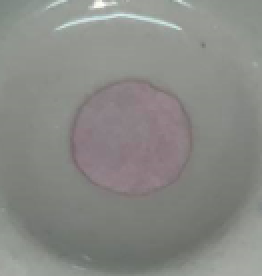
#> input picture 100ppm.PNG, 131 x 138 px, found by its file name (shown 2 times larger)
$ python imagesegment.py
#> lines starting #> are read from the running program, lines starting #| are printed output that depends on the picture
from sklearn.datasets import load_sample_images
from matplotlib import pyplot as plt
from matplotlib.pyplot import imread
import cv2
path = "100ppm.png"
original = imread(path)
#> original is the input picture: shape (138, 131, 4) float32; mean R, G, B, A 0.536, 0.538, 0.523, 1
plt.imshow(original)
# plt.show()

segmented = cv2.cvtColor(original,cv2.COLOR_BGR2HSV)
#> segmented: shape (138, 131, 3) float32; mean H, S, V 165.3, 0, 0.5

_, mask = cv2.threshold(segmented, thresh=10, maxval=255, type=cv2.THRESH_BINARY)
#> mask: shape (138, 131, 3) float32; mean H, S, V 254.9, 0, 0

plt.imshow(mask)
plt.show()
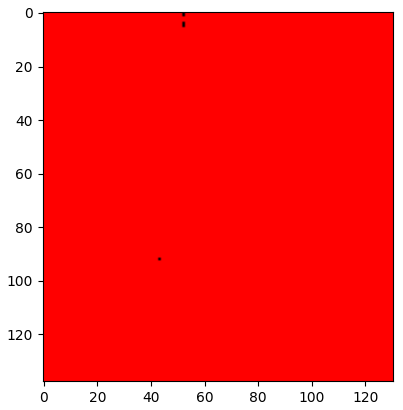
#> figure drawn by matplotlib, 1 panel

$ run again, with 50ppm1.PNG copied over 100ppm.PNG
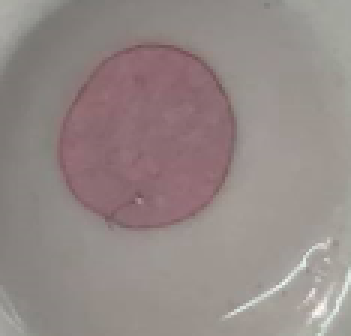
#> input picture 50ppm1.PNG, 117 x 112 px, found by its file name (shown 3 times larger)
#> original is the input picture: shape (112, 117, 4) float32; mean R, G, B, A 0.581, 0.537, 0.528, 1
#> segmented: shape (112, 117, 3) float32; mean H, S, V 218.8, 0.1, 0.6
#> mask: shape (112, 117, 3) float32; mean H, S, V 255, 0, 0
#> `plt.show()`:
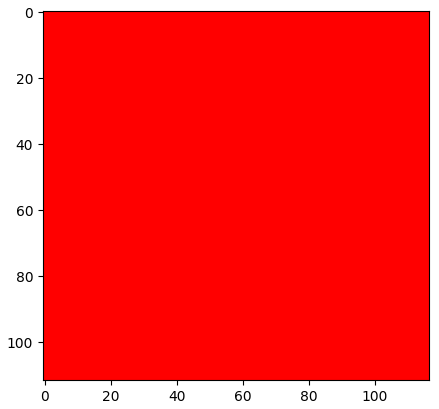
#> figure drawn by matplotlib, 1 panel

$ run again, with 50ppm2.PNG copied over 100ppm.PNG
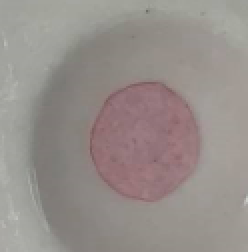
#> input picture 50ppm2.PNG, 124 x 126 px, found by its file name (shown 2 times larger)
#> original is the input picture: shape (126, 124, 4) float32; mean R, G, B, A 0.589, 0.559, 0.543, 1
#> segmented: shape (126, 124, 3) float32; mean H, S, V 204.7, 0.1, 0.6
#> mask: shape (126, 124, 3) float32; mean H, S, V 255, 0, 0
#> `plt.show()`:
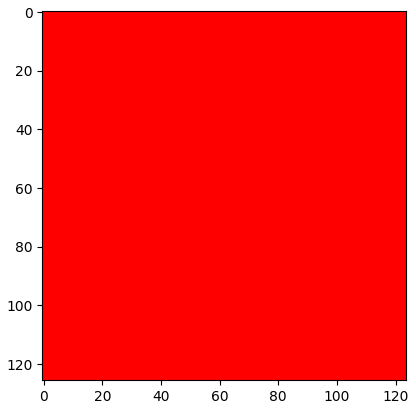
#> figure drawn by matplotlib, 1 panel

$ run again, with 50ppm3.PNG copied over 100ppm.PNG
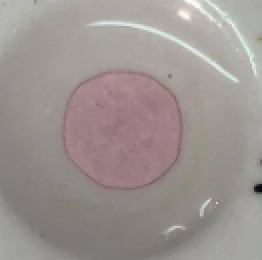
#> input picture 50ppm3.PNG, 131 x 130 px, found by its file name (shown 2 times larger)
#> original is the input picture: shape (130, 131, 4) float32; mean R, G, B, A 0.612, 0.58, 0.565, 1
#> segmented: shape (130, 131, 3) float32; mean H, S, V 208.1, 0.1, 0.6
#> mask: shape (130, 131, 3) float32; mean H, S, V 254.8, 0, 0
#> `plt.show()`:
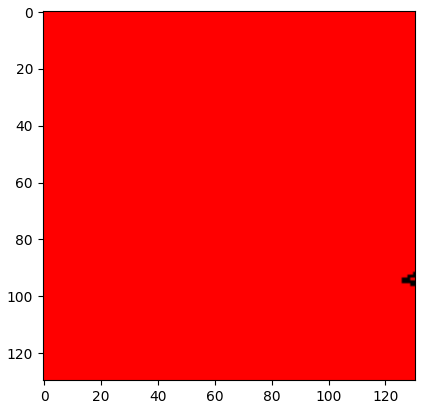
#> figure drawn by matplotlib, 1 panel
